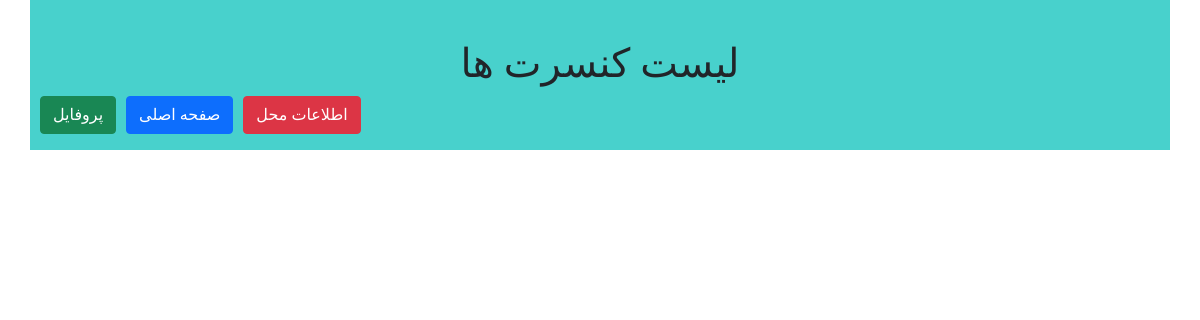
Page /ticketSales/concert/list on the earlier database version.
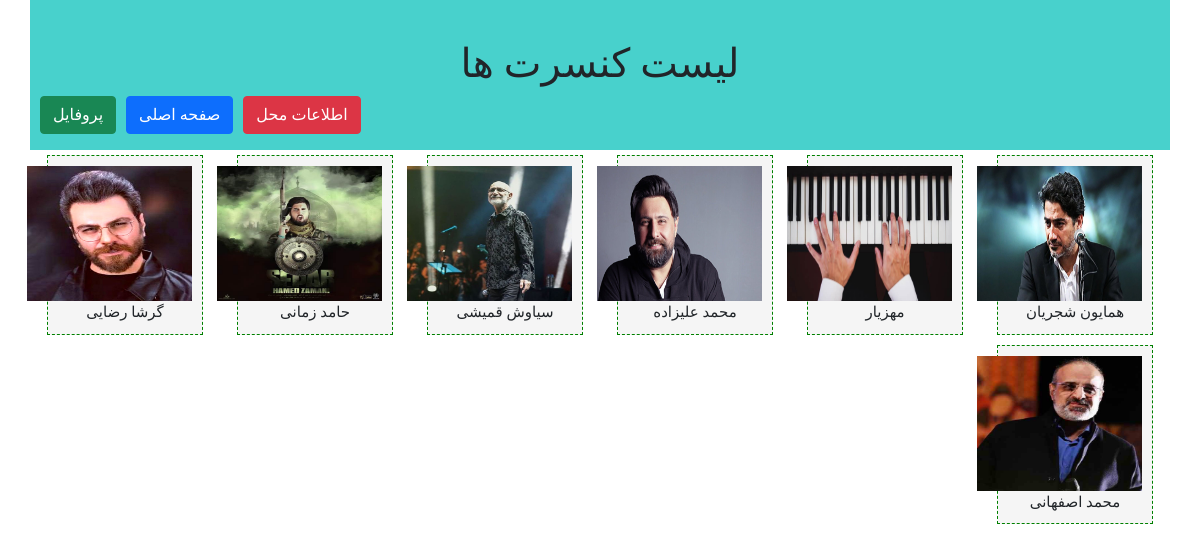
Same page on the later database version.
### ticketSales/models.py (models this page shows)
class concertModel(models.Model):
  class Meta:
    verbose_name='کنسرت'
    verbose_name_plural='کنسرت'
  Name=models.CharField(max_length=100,verbose_name='نام کنسرت')
  SingerName=models.CharField(max_length=100,verbose_name='خواننده')
  length=models.IntegerField(verbose_name='طول')
  Poster=models.ImageField(upload_to="concertImages/",null=True,verbose_name='پوستر')
  def __str__(self):
    return self.SingerName

### ticketSales/views.py (the view)
# urls.py: path('ticketSales/concert/list',concertListView),
def concertListView(request):
  concerts = concertModel.objects.all()
  context = {
    "concertlist":concerts,
    "concertcount":concerts.count()
  }
  return render(request,"ticketSales/concertList.html",context)

### ticketSales/templates/ticketSales/concertList.html
{% extends "ticketSales/layout.html" %}
{% block titlepage %} لیست کنسرت ها {% endblock %}
{% block mainContent %}
	{% if concertlist %}
		{% for concert in concertlist %}
			<div class="col-md-2">
				<a>
					<div class="imageBox">
						<img src="{{ concert.Poster.url }}" />
						{{ concert }}
					</div>
				</a>
			</div>
		{% endfor %}
	{% endif %}
{% endblock %}

### ticketSales/templates/ticketSales/layout.html (shortened to what this page needs)
{% load static %}
<!DOCTYPE html>
<html lang="fa" dir="rtl">
	<head>
		<link
			rel="stylesheet"
			href="{% static 'ticketSales/css/bootstrap.css' %}"
		/>
		<link
			rel="stylesheet"
			href="{% static 'ticketSales/css/fontawesome.css' %}"
		/>
		<link rel="stylesheet" href="{% static 'ticketSales/css/style.css' %}" />
	</head>
	<body>
		<div class="container">
			<div class="row box">
				<h1>{% block titlepage %} {% endblock %}</h1>
				<ul class="btnul">
					<li><a class="btn btn-success">پروفایل</a></li>
					<li><a class="btn btn-primary">صفحه اصلی</a></li>
					<li>
						<a class="btn btn-danger" href="/ticketSales/location/list"
							>اطلاعات محل</a
						>
					</li>
				</ul>
			</div>
			<div class="row">{% block mainContent %} {% endblock %}</div>
		</div>
	</body>
</html>

### ticketSales/static/ticketSales/css/style.css (style rules this page uses)
body { font-family: "IranSanse" !important; }
.box { background-color: mediumturquoise; padding-top: 40px; text-align: center; }
.imageBox { margin: 5px; background-color: whitesmoke; text-align: center; font-size: 15px; border: 1px dashed green; padding: 10px; }
.imageBox img { width: 165px; height: 135px; }
.btnul { list-style-type: none; padding-left: 0; }
.btnul li { float: left; margin-left: 10px; }

Differences in the rows shown:
added concertModel: Poster (picture), SingerName "همایون شجریان"
added concertModel: Poster (picture), SingerName "مهزیار"
added concertModel: Poster (picture), SingerName "محمد علیزاده"
added concertModel: Poster (picture), SingerName "سیاوش قمیشی"
added concertModel: Poster (picture), SingerName "حامد زمانی"
added concertModel: Poster (picture), SingerName "گرشا رضایی"
added concertModel: Poster (picture), SingerName "محمد اصفهانی"
